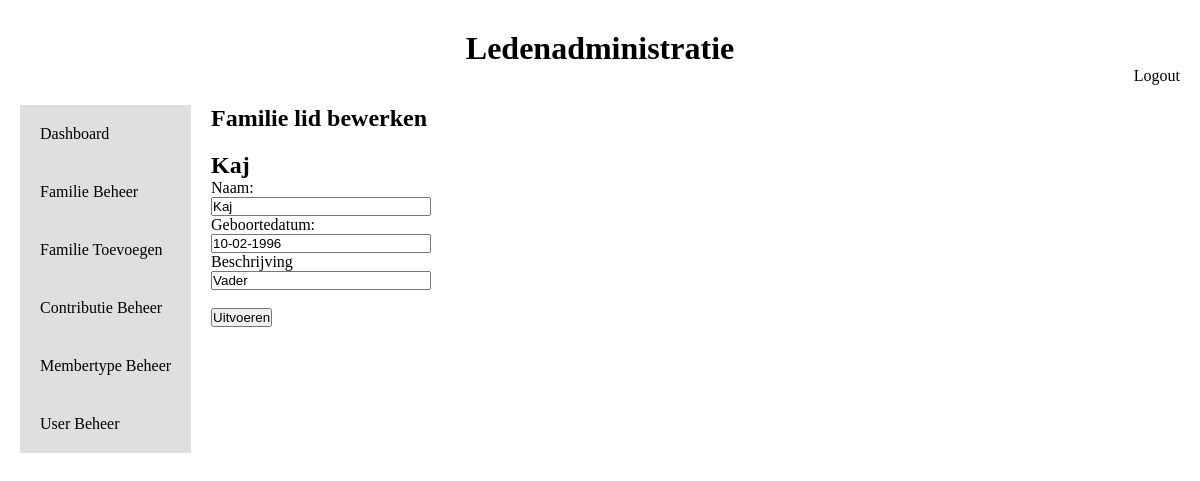
Screenshot of /Views/FamMembers/edit.php?FamMemId=1 (signed in) with the database file from the repository.
### tables this page shows
CREATE TABLE IF NOT EXISTS FamMember (
    FamMemId int AUTO_INCREMENT PRIMARY KEY,
    Name varchar (100) NOT NULL,                                     
    DateOfBirth DATE,                                                
    MemDes varchar (100),                                            
    FamId int,                                                       
    MemTypId int,                                                    
    CONSTRAINT FK_FamId FOREIGN KEY (FamId) REFERENCES Families (FamId),
    CONSTRAINT FK_MemTypId FOREIGN KEY (MemTypId) REFERENCES MemberType (MemTypId)
);

### Models/FamMember.php (called while the page is built, shortened)
<?php
    Class FamMember {
        private static function getConnection() {
            return new PDO('mysql:host=localhost;dbname=Memberadministration;charset=utf8', 'root', '');
        }
        public static function getFamMember(INT $famMemId){
            $db = self::getConnection();
            $req = $db->prepare('SELECT * FROM fammember WHERE fammemid = ?');
            $req->execute([$famMemId]);
            return $req->fetch(PDO::FETCH_ASSOC);
        }
    }
?>

### Views/FamMembers/edit.php (the view, shortened to what this page needs)
<?php
    require_once '../../Models/FamMember.php';
    $famMemId = $_GET['FamMemId'];
    $member = FamMember::getFamMember($famMemId);
?>
<!DOCTYPE html>
<html lang="en">
<head>
    <link rel="stylesheet" href="../../Css/style.css">
</head>
<body>
    <div class="title">
        <h1>Ledenadministratie</h1>
    </div>
    <div class="title_right">
        <a href="../../index.php">Logout <?php session_abort(); ?></a>
    </div>
    <div class="body_container">
        <div class="body_side">
            <a href="../Dashboard.php">Dashboard</a>
            <?php
                if ($_SESSION['Role'] == 'admin' || $_SESSION['Role'] == 'secretaris'){
                    echo '<a href="../Families/index.php">Familie Beheer</a>';
                    echo '<a href="../Families/create.php">Familie Toevoegen</a>';
                }
                if ($_SESSION['Role'] == 'admin' || $_SESSION['Role'] == 'penningmeester'){
                    echo '<a href="../Contribution/index.php">Contributie Beheer</a>';
                    echo '<a href="../Membertype/index.php">Membertype Beheer</a>';
                }
                if ($_SESSION['Role'] == 'admin'){
                    echo '<a href="../User/index.php">User Beheer</a>';
                }
            ?>
        </div>
        <div class="body_main">
            <div class="body_main_title">
                <h2>Familie lid bewerken</h2>
            </div>
            <div class="body_main_users_edit">
                <form action="../../Controllers/FamMemController.php" method="post">
                    <h2><?php echo $member['Name']; ?>  </h2>
                    <label for="">Naam:</label>
                    <input type="text" name="name" required value="<?php echo $member['Name']; ?>">
                    <label for="">Geboortedatum:</label>
                    <input id="dateofbirth" name="dateofbirth" value="<?php echo date('d-m-Y', strtotime($member['DateOfBirth'])); ?>">
                    <label for="">Beschrijving</label>
                    <input id="memdes" name="memdes" value="<?php echo $member['MemDes']; ?>">
                    <br>
                    <button type="submit">Uitvoeren</button>
                </form>
            </div>
        </div>
    </div>
</body>
</html>

### Css/style.css (style rules this page uses)
* { margin: 0px; padding: 0px; }
.title { display: flex; flex-direction: column; justify-content: center; align-items: center; margin-top: 30px; }
.title_right { display: flex; flex-direction: row; justify-content: end; margin-right: 20px; }
.title_right a { color: black; text-decoration: none; }
.body_container { display: flex; flex-direction: row; margin: 20px; }
.body_side a { color: black; text-decoration: none; padding: 20px; background-color: rgb(223, 223, 223); }
.body_container .body_side { display: flex; flex-direction: column; }
.body_main { margin: 0px 20px; }
.body_main_users_edit { display: flex; flex-direction: column; margin-top: 20px; }
.body_main_users_edit label, .body_main_users_edit input { display: block; width: 100%; }

### rows the page displays
fammember: Name "Kaj", name "Kaj", dateofbirth "10-02-1996", memdes "Vader"
